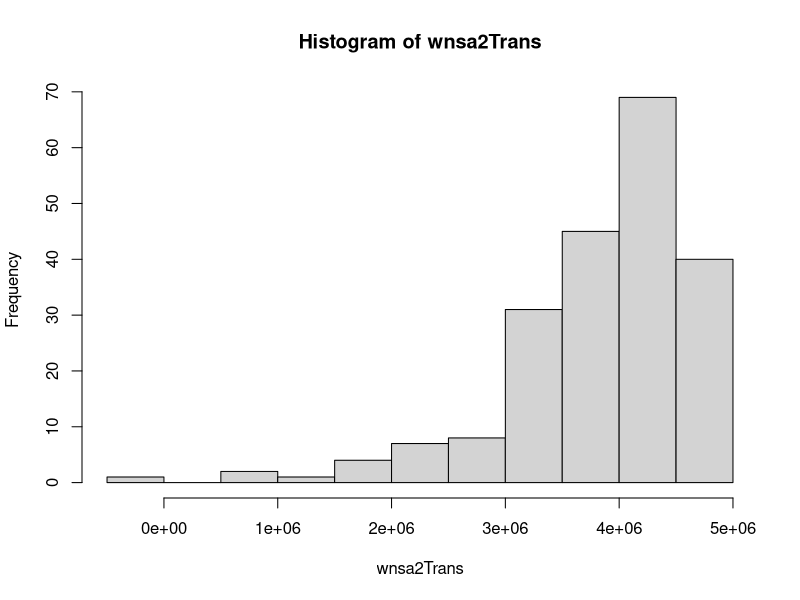
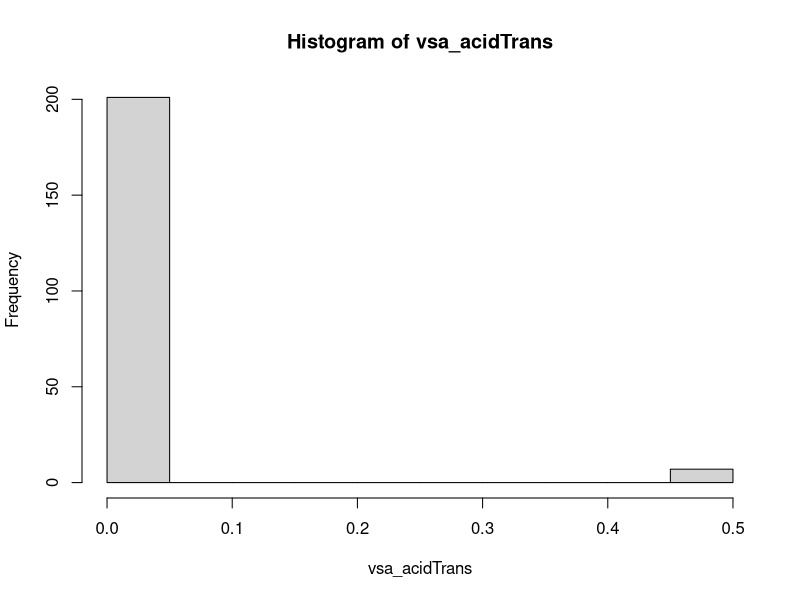
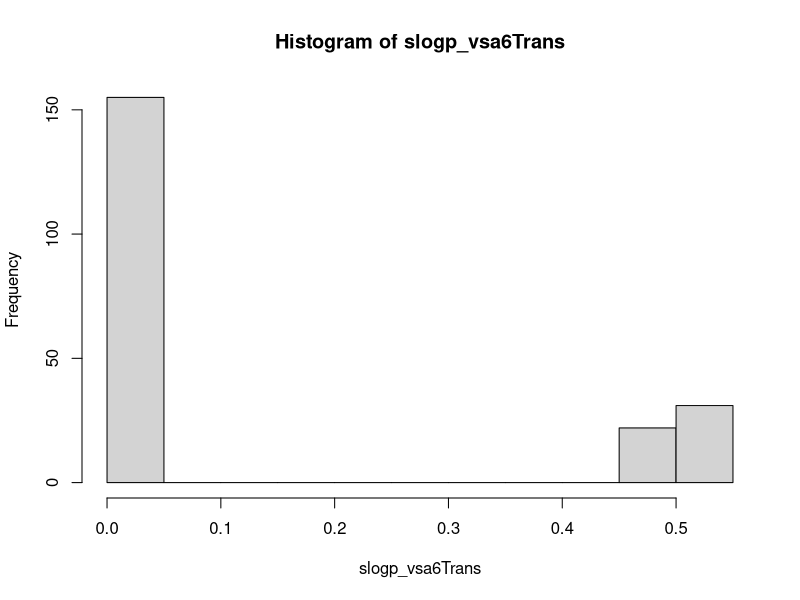
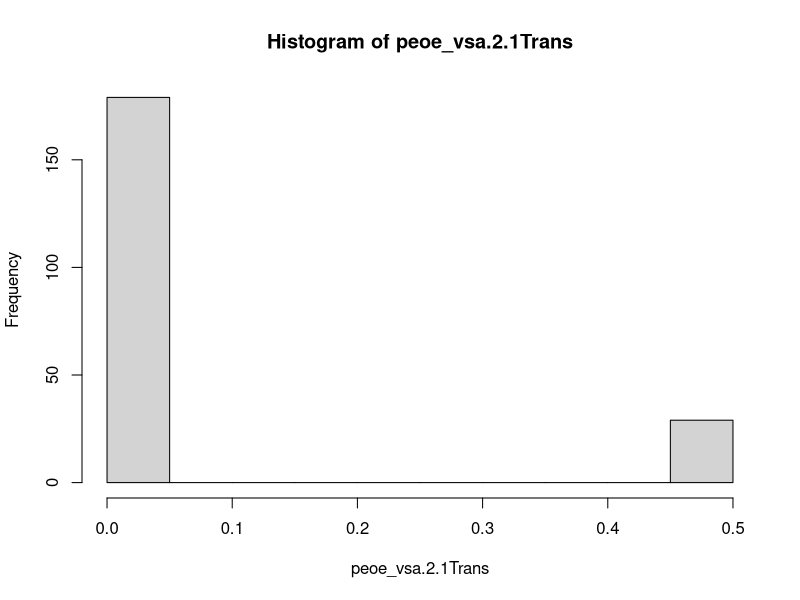
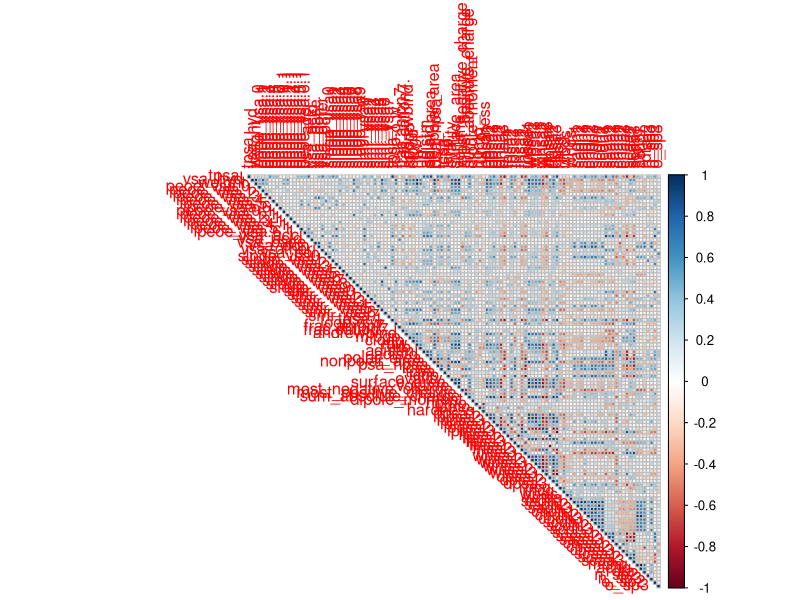
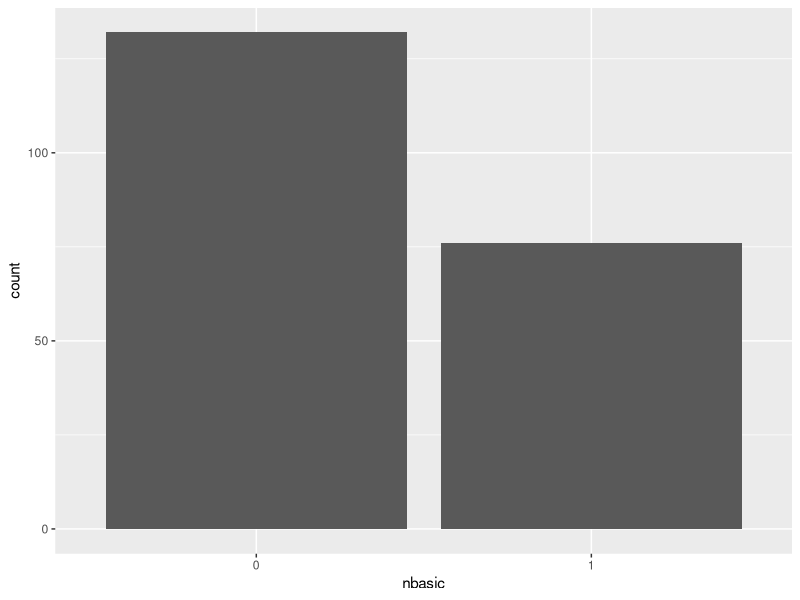
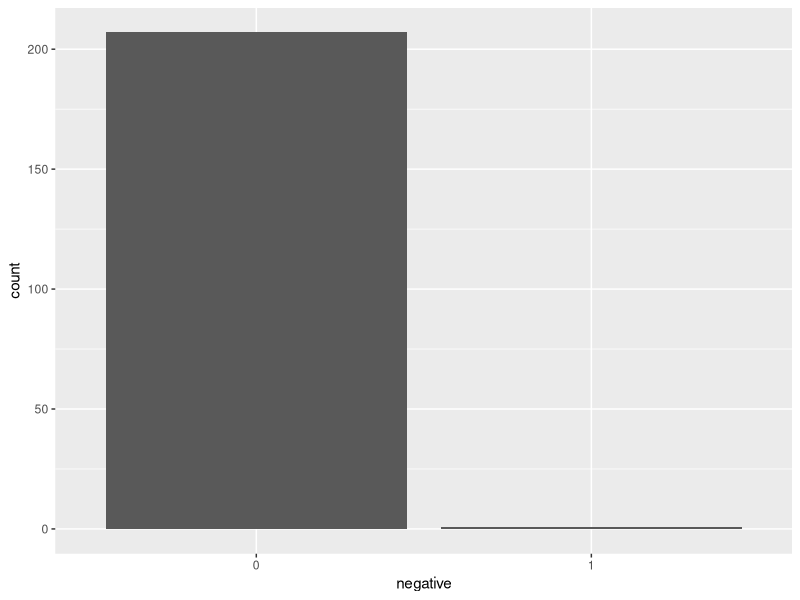
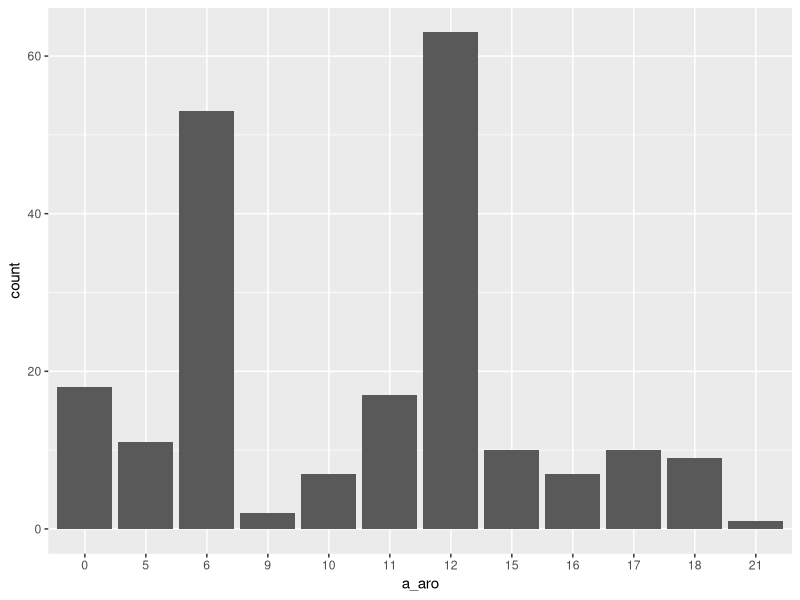

Write R code to recreate these figures, in order.
library(caret)
data(BloodBrain)

#Understanding data---------------
data <- bbbDescr
str(data)

#selecting numeric data 
ints <- unlist(lapply(data, is.integer))
nums <- data[, !ints]
ints <- data[,ints]

#checking if they are cat variables 
freq_dist <- apply(ints, 2, function(x) table(x))
freq_dist

#degenerate distributions-------------
#numeric
library(e1071)
skew_values <- apply(nums, 2, skewness)
skew_values <- data.frame(names = names(skew_values), skew_value = skew_values, row.names = NULL)
head(skew_values)

#checking for skewed 
sort_skew <- skew_values[order(-abs(skew_values$skew_value)),]
head(sort_skew, n = 25)


library(caret)

#negative values - wnsa2
temp <- BoxCoxTrans(data$wnsa2)
temp #Lambda could not be estimated; no transformation is applied
summary(data$wnsa2)

temp<- BoxCoxTrans(data$wnsa2 + 3200) #used the most negative and added to all of them 
temp

wnsa2Trans <- predict(temp, data$wnsa2+3200)
hist(wnsa2Trans)
skewness(data$wnsa2)
skewness(wnsa2Trans)

#factor like variable w/ 0 values- vsa_acid (most skewed)
temp <- BoxCoxTrans(data$vsa_acid)
temp #Lambda could not be estimated; no transformation is applied
summary(data$vsa_acid)

temp<- BoxCoxTrans(data$vsa_acid + 1) #added 1 to all values
temp

vsa_acidTrans <- predict(temp, data$vsa_acid + 1)
hist(vsa_acidTrans)
skewness(data$vsa_acid)
skewness(vsa_acidTrans) #didn't really do anything 

#factor like variable w/ 0 values- slogp_vsa6 (less skewed)
temp <- BoxCoxTrans(data$slogp_vsa6)
temp #Lambda could not be estimated; no transformation is applied
summary(data$slogp_vsa6)

temp<- BoxCoxTrans(data$slogp_vsa6 + 1) #added 1 to all values
temp

slogp_vsa6Trans <- predict(temp, data$slogp_vsa6 + 1)
hist(slogp_vsa6Trans)
skewness(data$slogp_vsa6)
skewness(slogp_vsa6Trans) #did better than the one above 

#regular with 0 values - peoe_vsa.2.1 (most skewed)
temp <- BoxCoxTrans(data$peoe_vsa.2.1)
temp #Lambda could not be estimated; no transformation is applied
summary(data$peoe_vsa.2.1)

temp<- BoxCoxTrans(data$peoe_vsa.2.1 + 1) #added 1 to all values
temp

peoe_vsa.2.1Trans <- predict(temp, data$peoe_vsa.2.1 + 1)
hist(peoe_vsa.2.1Trans)
skewness(data$peoe_vsa.2.1)
skewness(peoe_vsa.2.1Trans) #didn't do much 

#correlations 
cors <- cor(nums)
library(corrplot)
corrplot(cors, type = 'upper')

?corrplot

#categoric 
#changing to factor variables
library(dplyr)
ints <- ints %>% mutate_if(is.integer,as.factor)
str(ints)

#Frequency Distribution
freq_dist <- apply(ints, 2, function(x) table(x))
freq_dist

#Freq Bar chart - my func
library(ggplot2)
multbarcharts <- function(mydata, x_var) {
  bp <- ggplot(mydata, aes_(as.name(x_var))) +
    geom_bar(stat = 'count')
  print(bp)
}
x_vars <- names(ints)
x_vars

mybarcharts <- list()
for(i in seq_along(x_vars)){
  mybarcharts[[i]] <- multbarcharts(mydata = ints, x_var = x_vars[i])$plot
}

